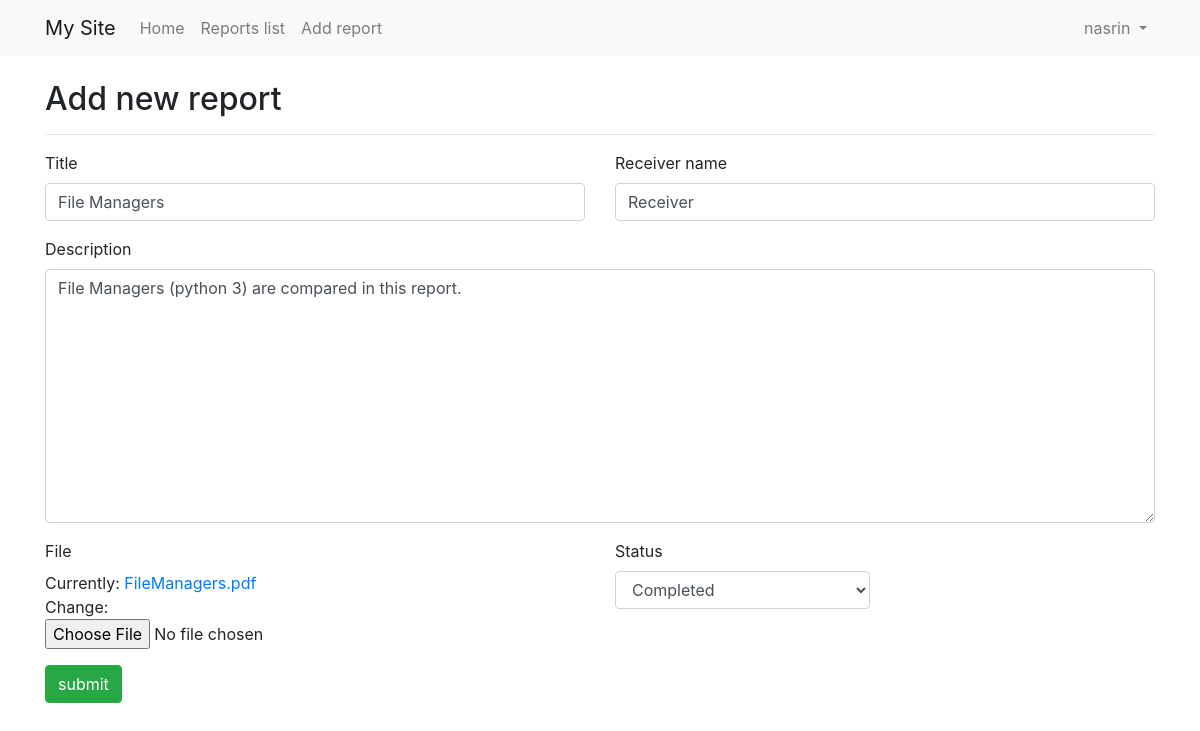
Page /list/46/ (signed in) on the committed database.
### core/models.py (models this page shows, shortened)
class internship_report(models.Model):
    title = models.CharField(max_length = 200)
    receiver_name = models.CharField(max_length = 200)
    description = models.TextField()
    file = models.FileField(null=True)
    created_at = models.DateTimeField(default=timezone.now)
    updated_at = models.DateTimeField(auto_now=True)
    status = models.CharField(max_length=9, choices=s_CHOICES, default='New')

### core/views.py (the view, shortened to what this page needs)
# urls.py: path('list/<int:pk>/', views.update_report, name='update_report'),
@login_required
def update_report(request, pk):
    if request.method == "GET":
        report = internship_report.objects.get(pk=pk)
        form = reportTable(instance=report)
        return render(request, 'secret_page.html', {
        'form': form})

### core/forms.py
class reportTable(forms.ModelForm):
    class Meta:
        model = internship_report
        template_name = "django_tables2/bootstrap.html"
        fields = ("title",
        "receiver_name",
        "description",
        "file", "status")

### templates/secret_page.html
{% extends 'base.html' %}
{% load crispy_forms_tags %}
{% block content %}
<h2>Add new report</h2>
<hr>
  <form method="post" enctype="multipart/form-data">{% csrf_token %}
    <div class="row">
      <div class="col-md-6 mb-0">
        {{ form.title|as_crispy_field }}
        </div>
        <div class="col-md-6 mb-0">
          {{ form.receiver_name|as_crispy_field }}
          </div>
            <div class="col-md-12 mb-0">
              {{ form.description|as_crispy_field }}
              </div>
              <div class="col-md-6 mb-0">
                {{ form.file|as_crispy_field }}
                </div>
                <div class="col-md-3 mb-0">
                  {{ form.status|as_crispy_field }}
                  </div>
      </div>
    <button class="btn btn-success">submit</button>
  </form>
{% endblock %}

### templates/base.html (shortened to what this page needs)
<!doctype html>
<html lang="en">
  <head>
    <link rel="stylesheet" href="https://stackpath.bootstrapcdn.com/bootstrap/4.4.1/css/bootstrap.min.css">
  </head>
  <body>
    <nav class="navbar navbar-expand-lg navbar-light bg-light mb-4">
      <div class="container">
  <a class="navbar-brand" href="{% url 'home' %}">My Site</a>
  <div class="collapse navbar-collapse" id="navbarSupportedContent">
    <ul class="navbar-nav mr-auto">
      <li class="nav-item">
        <a class="nav-link" href="{% url 'home' %}">Home</a>
      </li>
      <li class="nav-item">
        <a class="nav-link" href="{% url 'list' %}">Reports list</a>
      </li>
      {% if user.is_authenticated %}
      <li class="nav-item">
        <a class="nav-link" href="{% url 'secret' %}">Add report</a>
      </li>
      {% endif %}
    </ul>
    {% if user.is_authenticated  %}
    <ul class="navbar-nav">
      <li class="nav-item dropdown">
        <a class="nav-link dropdown-toggle" href="#" id="navbarDropdown" role="button" data-toggle="dropdown" aria-haspopup="true" aria-expanded="false">
          {{ user.username }}
        </a>
      </li>
    </ul>
    {% else %}
    <form class="form-inline my-2 my-lg-0">
      <a href="{% url 'login' %}" class="btn btn-outline-secondary">Log in</a>
      <a href="{% url 'signup' %}" class="btn btn-primary ml-2">Sign up</a>
    </form>
    {% endif %}
  </div>
</nav>
    <div class="container">
    {% block content %}
    {% endblock %}
      </div>
  </body>
</html>

### rows in the picture
internship_report: title "File Managers", receiver_name "Receiver", description "File Managers (python 3) are compared in this report.", status "Completed"

### other values in the picture
{{ user.username }} "nasrin"
